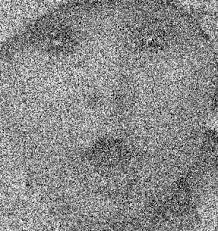
#> input picture Lab2/exercise/baby.jpeg, 218 x 231 px, found by its file name; its folder holds only this picture in this run
$ jupyter execute Lap2.ipynb
#> lines starting #> are read from the running program, lines starting #| are printed output that depends on the picture
[cell 1]
import cv2
import numpy as np
import os
import random
from matplotlib import pyplot as plt

input_folder = 'Exercise'
output_folder = 'Output'
os.makedirs(output_folder, exist_ok=True)

image_files = [f for f in os.listdir(input_folder) if f.endswith(('.png', '.jpg', '.jpeg'))]

[cell 2]
# Câu 6:
def apply_denoise_filters(image):
    filters = {
        'Gaussian': cv2.GaussianBlur(image, (5, 5), 0),
        'Median': cv2.medianBlur(image, 5),
        'Bilateral': cv2.bilateralFilter(image, 9, 75, 75)
    }
    return filters

for file in image_files:
    img = cv2.imread(os.path.join(input_folder, file))
#> img is the input picture: shape (231, 218, 3); min 0, max 255, mean 137.8
    denoised = apply_denoise_filters(img)
#> denoised = 3 items
    for name, result in denoised.items():
        out_path = os.path.join(output_folder, f'{os.path.splitext(file)[0]}_{name}.jpg')
        cv2.imwrite(out_path, result)
#> this loop made 3 passes
#> name on passes 1 to 3: 'Gaussian', 'Median', 'Bilateral'
#> pass 1, `cv2.imwrite(out_path, result)`:
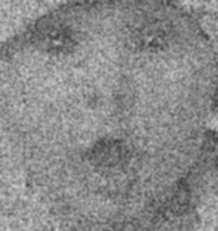
#> saved as baby_Gaussian.jpg: shape (231, 218, 3); min 57, max 206, mean 137.8

[cell 3]
# Câu 7:
for file in image_files:
    img = cv2.imread(os.path.join(input_folder, file))
    blur = cv2.medianBlur(img, 5)
    gray = cv2.cvtColor(blur, cv2.COLOR_BGR2GRAY)
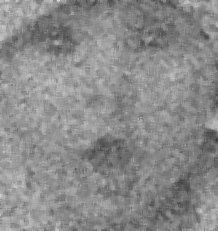
#> gray: shape (231, 218); min 50, max 221, mean 138.5
    edges = cv2.Canny(gray, 100, 200)
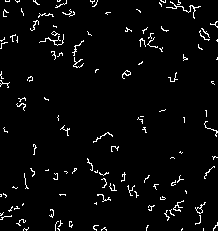
#> edges: shape (231, 218); 3.5% white in thin lines or dots
    out_path = os.path.join(output_folder, f'{os.path.splitext(file)[0]}_edges.jpg')
    cv2.imwrite(out_path, edges)

[cell 4]
# Câu 8:
for file in image_files:
    img = cv2.imread(os.path.join(input_folder, file))
    blur = cv2.medianBlur(img, 5)
    rand_color = np.random.randint(0, 256, size=3)
    colored = np.zeros_like(blur)
    for i in range(3):
        colored[:, :, i] = (blur[:, :, i] * rand_color[i] / 255).astype(np.uint8)
#> colored: shape (231, 218, 3); every value is 0
    out_path = os.path.join(output_folder, f'{os.path.splitext(file)[0]}_randomRGB.jpg')
    cv2.imwrite(out_path, colored)

[cell 5]
# Câu 9:
used_hues = set()

for file in image_files:
    img = cv2.imread(os.path.join(input_folder, file))
    blur = cv2.medianBlur(img, 5)
    hsv = cv2.cvtColor(blur, cv2.COLOR_BGR2HSV)
#> hsv: shape (231, 218, 3); mean H, S, V 0, 0, 138.5
    h = random.randint(0, 179)
    while h in used_hues:
        h = random.randint(0, 179)
    used_hues.add(h)
    hsv[:, :, 0] = h
#> hsv: shape (231, 218, 3); mean H, S, V 98, 0, 138.5
    new_img = cv2.cvtColor(hsv, cv2.COLOR_HSV2BGR)
    out_path = os.path.join(output_folder, f'{os.path.splitext(file)[0]}_randomHSV.jpg')
    cv2.imwrite(out_path, new_img)

$ run again, on Lab2/exercise/balloons_noisy.png
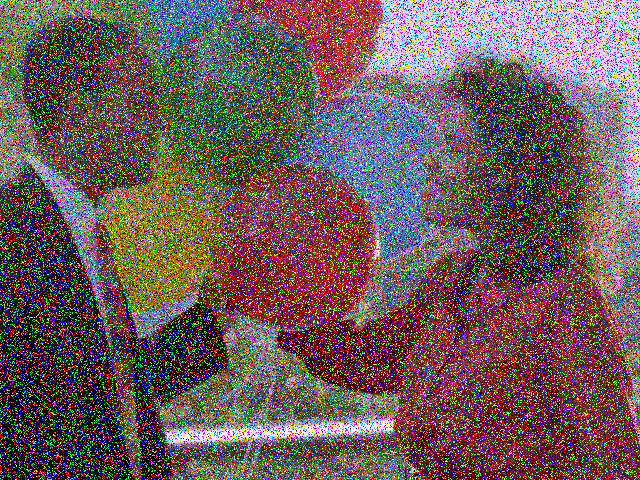
#> input picture Lab2/exercise/balloons_noisy.png, 640 x 480 px, found by its file name
#> img is the input picture: shape (480, 640, 3); mean B, G, R 89.9, 92, 109.1
#> denoised = 3 items
#> the loop `for name, result in denoised.items():` made 3 passes
#> name on passes 1 to 3: 'Gaussian', 'Median', 'Bilateral'
#> `edges = cv2.Canny(gray, 100, 200)`:
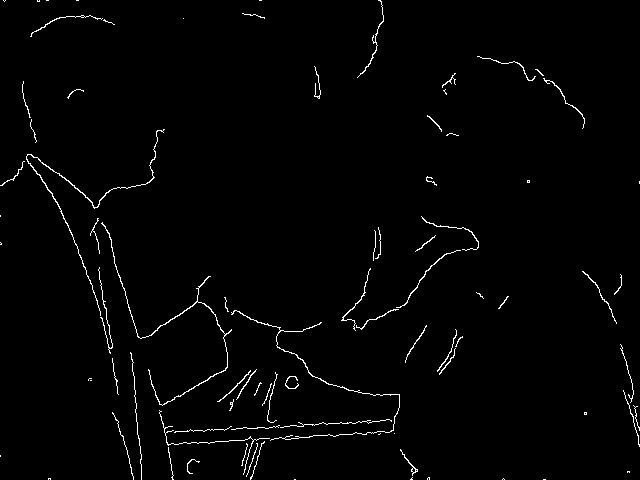
#> edges: shape (480, 640); 1.5% white in thin lines or dots
#> `new_img = cv2.cvtColor(hsv, cv2.COLOR_HSV2BGR)`:
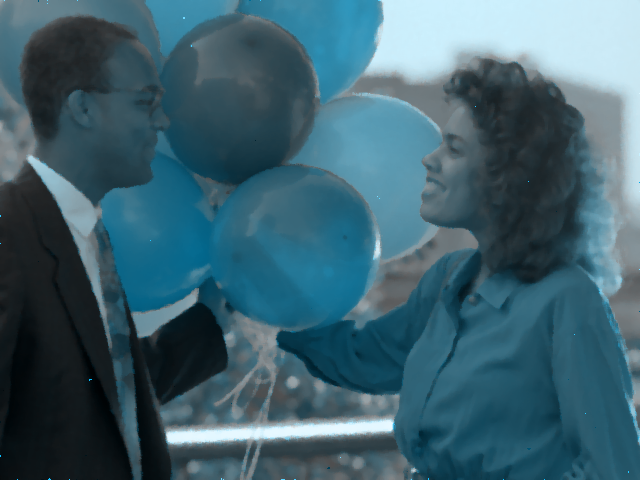
#> new_img: shape (480, 640, 3); mean B, G, R 110.7, 97.5, 62.6
